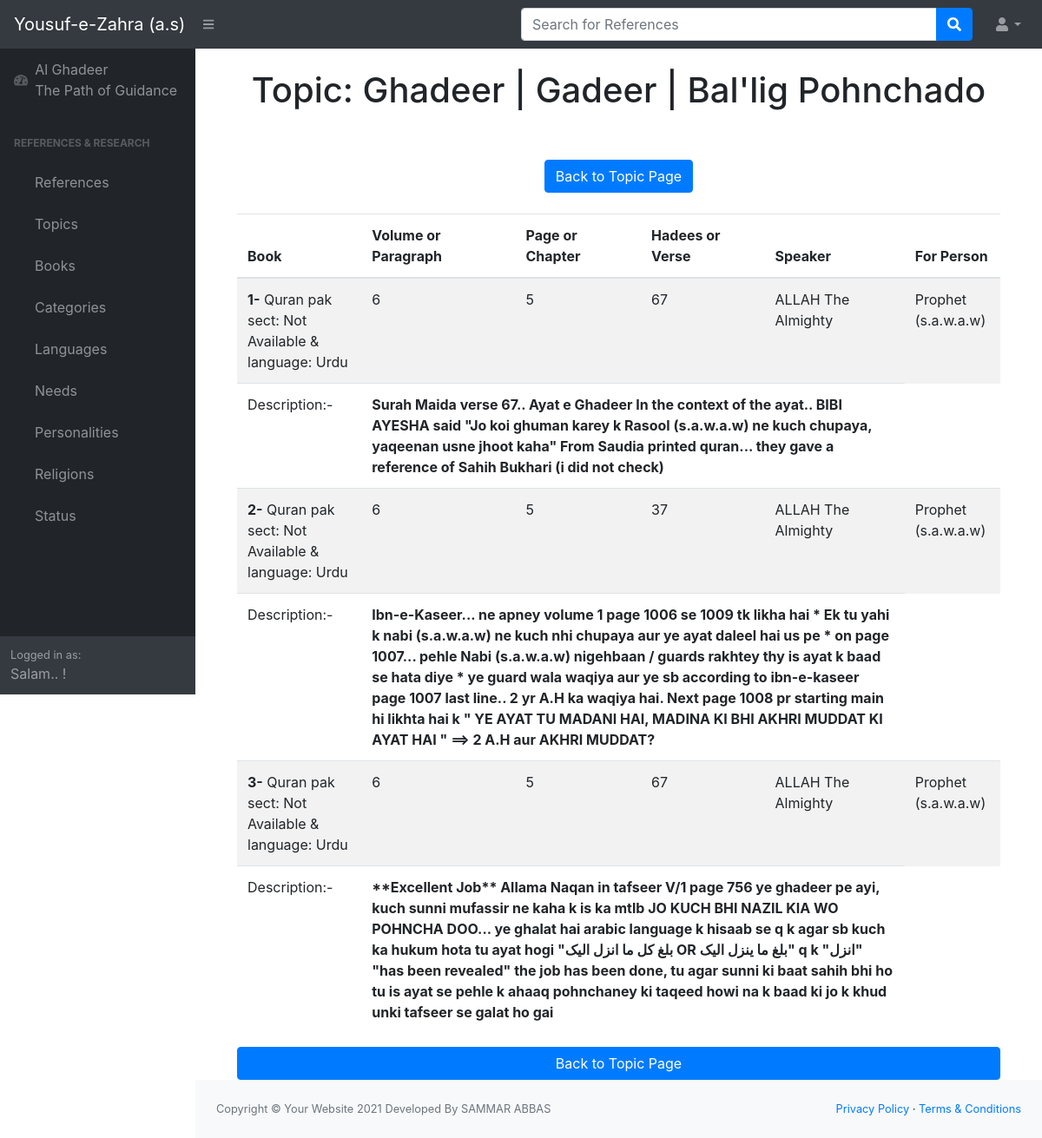
Before: /home/42/ with the older database file.
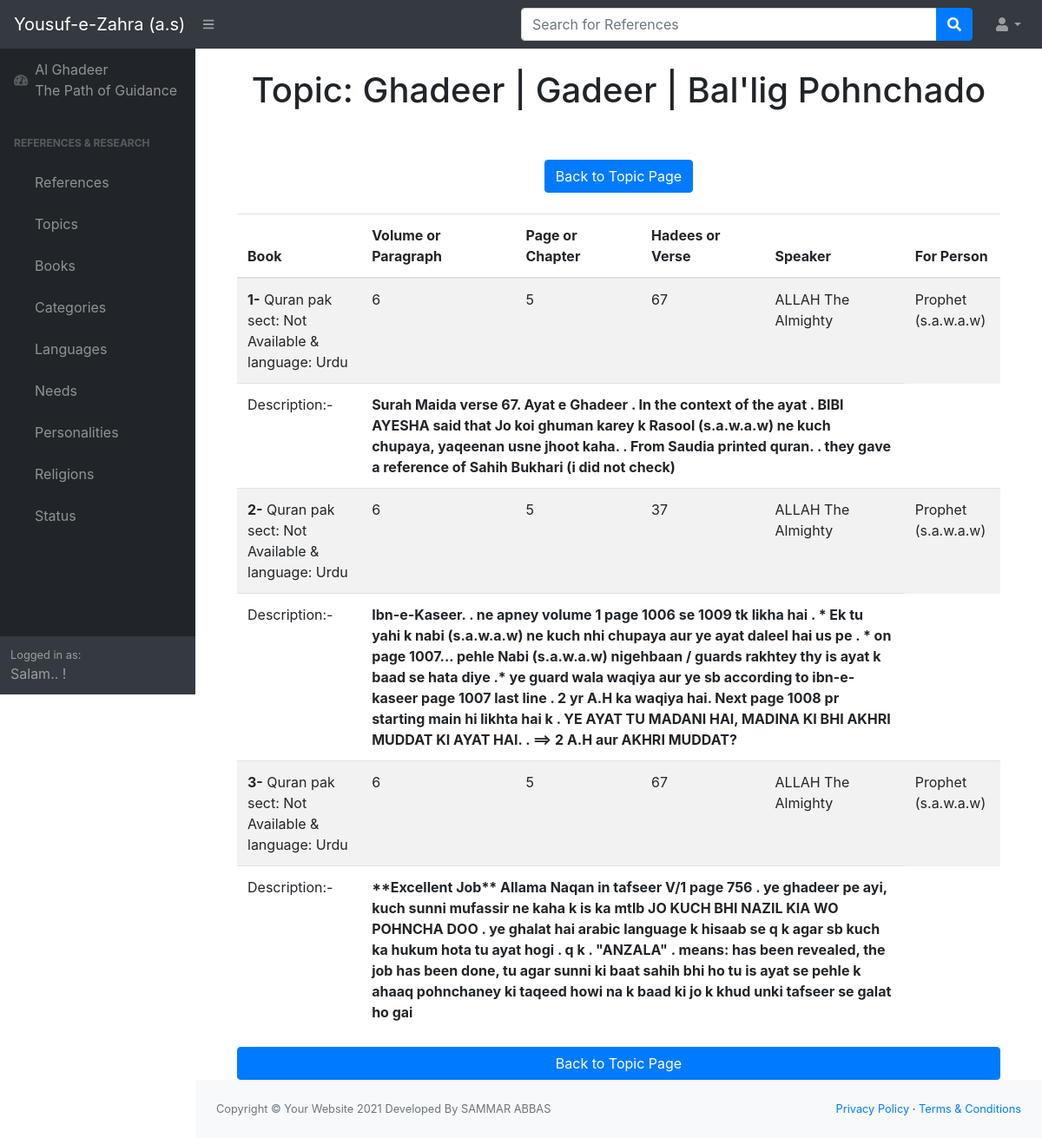
After: the same page with the newer database file.
### haq/models.py (models this page shows, shortened)
class Topic(models.Model):
    _topic = models.CharField(max_length=50)
    def __str__(self):
        return self._topic

class Reference(models.Model):
    subject = models.ForeignKey(Topic, on_delete=models.CASCADE)
    speaker = models.ForeignKey(Person, related_name="speaker", on_delete=models.CASCADE)
    personFor = models.ForeignKey(Person, related_name="personFor", on_delete=models.CASCADE)
    book = models.ForeignKey(Book, on_delete=models.CASCADE)
    vol_para = models.IntegerField()
    page_chapter = models.IntegerField()
    hadees_verse = models.IntegerField()
    description = models.TextField(max_length=500, null=True)

class Book(models.Model):
    name = models.CharField(max_length=50)
    author = models.ForeignKey(Person, on_delete=models.CASCADE)
    sect = models.ForeignKey(Religion, on_delete=models.CASCADE)
    cat = models.ForeignKey(Category, on_delete=models.CASCADE)
    status = models.ForeignKey(Status, on_delete=models.CASCADE)
    need = models.ForeignKey(Need, on_delete=models.CASCADE)
    lang = models.ForeignKey(Language, on_delete=models.CASCADE)
    def __str__(self):
        return self.name.capitalize() + ' sect: ' + str(self.sect) + ' & language: ' + str(self.lang)

### haq/views.py (the view)
# urls.py: url(r'^(?P<topic_id>[0-9]+)/$', views.GetTopicView, name="getTopic"),
def GetTopicView(request, topic_id):
    topic_name = get_object_or_404(Topic, pk=topic_id)
    all_refer = Reference.objects.all()
    list_Authorized_People = Authorized_Person.objects.all()
    new_refer_list = []
    for reference in all_refer:
        if (topic_name == reference.subject):
            new_refer_list.append(reference)
    return render(request, 'haq/referencesByTopic.html', {
        "auth_persons": list_Authorized_People,
        'topic': topic_name,
        'refer': new_refer_list
        })

### haq/models.py (called while the page is built)
    def __str__(self):
        return self._p_name

    def __str__(self):
        return self._language

    def __str__(self):
        return self._sect

### haq/templates/haq/referencesByTopic.html (shortened to what this page needs)
{% extends 'haq/sample.html' %}
{% block body %}
    <br>
    <div class="container">
        <div  class="move_center">
            <h1 class="move_center">Topic: {{topic}}</h1>
            <br><br>
            <a href="{% url 'haq:topicSearch' %}" class="btn btn-primary " role="button">Back to Topic Page</a>
        </div>
        <br>
        <table class="table table-striped">
            <thead>
            <tr>
                <th>Book</th>
                <th>Volume or Paragraph</th>
                <th>Page or Chapter </th>
                <th>Hadees or Verse</th>
                <th>Speaker</th>
                <th>For Person</th>
            </tr>
            </thead>
            <tbody>
                {% for ref in refer %}
                    <tr>
                        <td><b>{{forloop.counter}}-</b> {{ref.book}} </td>
                        <td>{{ref.vol_para}}</td>
                        <td>{{ref.page_chapter}}</td>
                        <td>{{ref.hadees_verse}}</td>
                        <td>{{ref.speaker}}</td>
                        <td>{{ref.personFor}}</td>
                    </tr>
                    <tr>
                        <td>Description:- </td>
                        <td colspan="4"> <b>{{ref.description}}</b> </td>
                    </tr>
                {% endfor %}
            </tbody>
        </table>
    </div>
    <div class="container">
        <a href="{% url 'haq:topicSearch' %}" class="btn btn-primary btn-block" role="button">Back to Topic Page</a>
    </div>
{% endblock %}

### haq/templates/haq/sample.html (shortened to what this page needs)
{% load static %}
<!DOCTYPE html>
<html lang="en">
    <head>
        <link href="{% static 'haq/styles.css' %}" rel="stylesheet" />
        <link href="{% static 'haq/newStyles.css' %}" rel="stylesheet" />
        <link href="https://cdn.datatables.net/1.10.20/css/dataTables.bootstrap4.min.css" rel="stylesheet" />
    </head>
    <body class="sb-nav-fixed">
        <nav class="sb-topnav navbar navbar-expand navbar-dark bg-dark">
            <a class="navbar-brand" href="{% url 'haq:index' %}">Yousuf-e-Zahra (a.s) </a>
            <button class="btn btn-link btn-sm order-1 order-lg-0" id="sidebarToggle" href="#"><i class="fas fa-bars"></i></button>
            <form action="{% url 'haq:searchRef' %}" method="POST" class="d-none d-md-inline-block form-inline ml-auto mr-0 mr-md-3 my-2 my-md-0">
                <div class="input-group">
                    <input class="form-control" type="text" name="searchWord" size="40" placeholder="Search for References" aria-label="Search" aria-describedby="basic-addon2" />
                    <div class="input-group-append">
                        <button class="btn btn-primary" type="button"><i class="fas fa-search"></i></button>
                    </div>
                </div>
            </form>
            <ul class="navbar-nav ml-auto ml-md-0">
                <li class="nav-item dropdown">
                    <a class="nav-link dropdown-toggle" id="userDropdown" href="#" role="button" data-toggle="dropdown" aria-haspopup="true" aria-expanded="false"><i class="fas fa-user fa-fw"></i></a>
                </li>
            </ul>
        </nav>
        <div id="layoutSidenav">
            <div id="layoutSidenav_nav">
                <nav class="sb-sidenav accordion sb-sidenav-dark" id="sidenavAccordion">
                    <div class="sb-sidenav-menu">
                        <div class="nav">
                            <a class="nav-link" href="{% url 'haq:about' %}">
                                <div class="sb-nav-link-icon"><i class="fas fa-tachometer-alt"></i></div>
                                Al Ghadeer <br> The Path of Guidance
                            </a>
                            <div class="sb-sidenav-menu-heading">REFERENCES & RESEARCH</div>
                            <nav class="sb-sidenav-menu-nested nav">
                                <a class="nav-link" href="{% url 'haq:index' %}">References</a>
                                <a class="nav-link" href="{% url 'haq:topicSearch' %}">Topics</a>
                                <a class="nav-link" href="{% url 'haq:books' %}">Books</a>
                                <a class="nav-link" href="{% url 'haq:categories' %}">Categories</a>
                                <a class="nav-link" href="{% url 'haq:languages' %}">Languages</a>
                                <a class="nav-link" href="{% url 'haq:needs' %}">Needs</a>
                                <a class="nav-link" href="{% url 'haq:personalities' %}">Personalities</a>
                                <a class="nav-link" href="{% url 'haq:religions' %}">Religions</a>
                                <a class="nav-link" href="{% url 'haq:status' %}">Status</a>
                            </nav>
                        </div>
                    </div>
                    <div class="sb-sidenav-footer">
                        <div class="small">Logged in as:</div>
                        {% if user.first_name == 'Guest' %}
                            Salam.. {{user.first_name}}!
                        {% else %}
                            Salam.. {{user.first_name}}!
                        {% endif %}
                    </div>
                </nav>
            </div>
            <div id="layoutSidenav_content">
                <main>
                    <div class="container-fluid">
                        {% block body %}
                        {% endblock %}
                    </div>
                </main>
                <footer class="py-4 bg-light mt-auto">
                    <div class="container-fluid">
                        <div class="d-flex align-items-center justify-content-between small">
                            <div class="text-muted">Copyright &copy; Your Website 2021 Developed By SAMMAR ABBAS</div>
                            <div>
                                <a href="#">Privacy Policy</a>
                                &middot;
                                <a href="#">Terms &amp; Conditions</a>
                            </div>
                        </div>
                    </div>
                </footer>
            </div>
        </div>
    </body>
</html>

### haq/static/haq/styles.css (style rules this page uses)
html, body { margin: 0; padding: 0; height: 100%; }
.move_center { text-align: center; vertical-align: middle; justify-content: center; }

Changed rows visible on the page:
changed Reference: description "Surah Maida verse 67.. Ayat e Ghadeer In the context of the ayat.. BIBI AYESHA said \"Jo koi ghuman karey k Rasool (s.a.w.a.w) ne kuch chupaya, yaqeenan usne jhoot kaha\" From Saudia printed quran... they gave a reference…" → "Surah Maida verse 67. Ayat e Ghadeer . In the context of the ayat . BIBI AYESHA said that Jo koi ghuman karey k Rasool (s.a.w.a.w) ne kuch chupaya, yaqeenan usne jhoot kaha. . From Saudia printed quran. . they gave a reference…"
changed Reference: description "Ibn-e-Kaseer... ne apney volume 1 page 1006 se 1009 tk likha hai * Ek tu yahi k nabi (s.a.w.a.w) ne kuch nhi chupaya aur ye ayat daleel hai us pe * on page 1007... pehle Nabi (s.a.w.a.w) nigehbaan / guards rakhtey thy is ayat k baad se hata diye * ye guard wala waqiya aur ye sb according to ibn-e-kaseer page 1007 last line.. 2 yr A.H ka waqiya hai. Next page 1008 pr starting main hi likhta hai k \" YE AYAT TU MADANI HAI, MADINA KI BHI AKHRI MUDDAT KI AYAT HAI \" ==> 2 A.H aur…" → "Ibn-e-Kaseer. . ne apney volume 1 page 1006 se 1009 tk likha hai . * Ek tu yahi k nabi (s.a.w.a.w) ne kuch nhi chupaya aur ye ayat daleel hai us pe . * on page 1007... pehle Nabi (s.a.w.a.w) nigehbaan / guards rakhtey thy is ayat k baad se hata diye .* ye guard wala waqiya aur ye sb according to ibn-e-kaseer page 1007 last line . 2 yr A.H ka waqiya hai. Next page 1008 pr starting main hi likhta hai k . YE AYAT TU MADANI HAI, MADINA KI BHI AKHRI MUDDAT KI AYAT HAI. . ==> 2 A.H aur…"
changed Reference: description "…tafseer V/1 page 756 ye ghadeer pe ayi, kuch sunni mufassir ne kaha k is ka mtlb JO KUCH BHI NAZIL KIA WO POHNCHA DOO... ye ghalat hai arabic language k hisaab se q k agar sb kuch ka hukum hota tu ayat hogi \"بلغ کل ما انزل الیک OR بلغ ما ینزل الیک\" q k \"انزل\" \"has been revealed\" the job has been…" → "…tafseer V/1 page 756 . ye ghadeer pe ayi, kuch sunni mufassir ne kaha k is ka mtlb JO KUCH BHI NAZIL KIA WO POHNCHA DOO . ye ghalat hai arabic language k hisaab se q k agar sb kuch ka hukum hota tu ayat hogi . q k . \"ANZALA\" . means: has been revealed, the job has been…"
